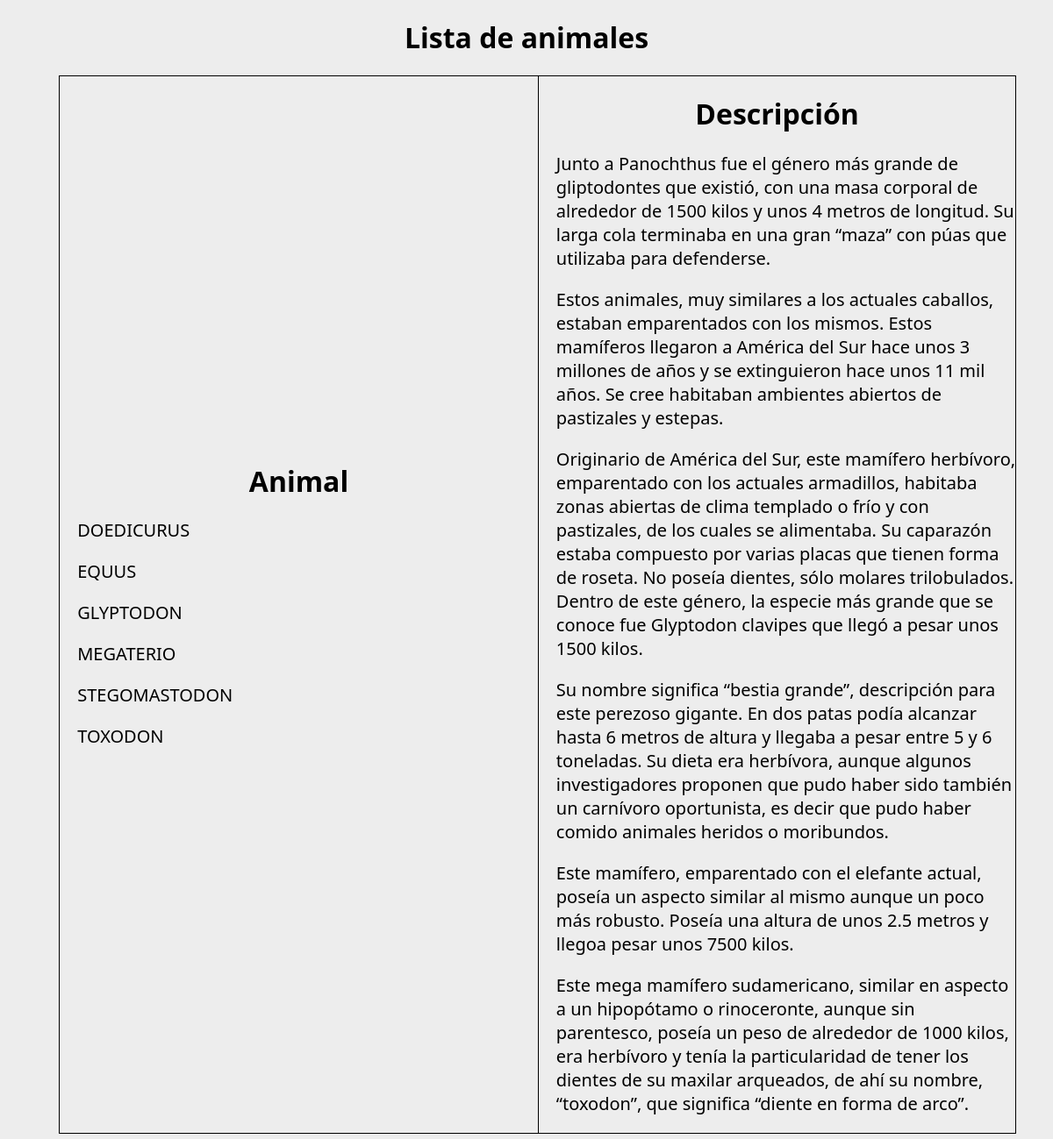
Page /vistas/listaDeAnimalesFalsa.php on the committed database.
### tables this page shows
CREATE TABLE `animales` (
  `animal_id` int(11) NOT NULL,
  `animal_nombre` text NOT NULL,
  `animal_desc` text NOT NULL,
  `animal_desc_ingles` text NOT NULL,
  `animal_imagen` varchar(500) NOT NULL
);

### vistas/listaDeAnimalesFalsa.php (the view, shortened to what this page needs)
<?php
    $con = conectar();
    $consulta=$con->query("SELECT * FROM animales;");
    $consulta=$consulta->fetchAll();
?>
<!DOCTYPE html>
<html lang="en">
<head>
    <link rel="stylesheet" href="./listaAnimalesStyle.css">
</head>
<body>
    <h1>Lista de animales</h1>
    <div class="contenedor-lista">
        <div class="seccion-animal">
            <h1>Animal</h1>
            <?php foreach ($consulta as $rows) {
            echo'<p>'.$rows['animal_nombre'].'</p>';}?>
        </div>
        <div class="seccion-descripcion">
            <h1>Descripción</h1>
            <?php foreach($consulta as $rows){
            echo'<p>'.$rows['animal_desc'].'</p>';}?>
        </div>
    </div>
</body>
</html>

### vistas/listaAnimalesStyle.css (style rules this page uses)
body { background-color: #ededed; font-family: 'Segoe UI', Tahoma, Geneva, Verdana, sans-serif; }
.contenedor-lista { display: grid; align-items: center; width: 92%; grid-template-columns: 1fr 1fr; margin-left: 5%; margin-right: 5%; position: relative; border: black 1px solid; }
h1 { text-align: center; }
p { font-size: 20px; }
.seccion-animal p { margin-left: 20px; }
.seccion-descripcion { border-left: black 1px solid; }
.seccion-descripcion p { margin-left: 20px; }

### rows in the picture
animales: animal_nombre "DOEDICURUS", animal_desc "Junto a Panochthus fue el género más grande de gliptodontes que existió, con una masa corporal de alrededor de 1500 kilos y unos 4 metros de longitud. Su larga cola terminaba en una gran “maza” con púas que utilizaba para defenderse."
animales: animal_nombre "EQUUS", animal_desc "Estos animales, muy similares a los actuales caballos, estaban emparentados con los mismos. Estos mamíferos llegaron a América del Sur hace unos 3 millones de años y se extinguieron hace unos 11 mil años. Se cree habitaban ambientes abiertos de pastizales y estepas."
animales: animal_nombre "GLYPTODON", animal_desc "Originario de América del Sur, este mamífero herbívoro, emparentado con los actuales armadillos, habitaba zonas abiertas de clima templado o frío y con pastizales, de los cuales se alimentaba. Su caparazón estaba compuesto por varias placas que tienen forma de roseta. No poseía dientes, sólo molares trilobulados. Dentro de este género, la especie más grande que se conoce fue Glyptodon clavipes que llegó a pesar unos 1500 kilos."
animales: animal_nombre "MEGATERIO", animal_desc "Su nombre significa “bestia grande”, descripción para este perezoso gigante. En dos patas podía alcanzar hasta 6 metros de altura y llegaba a pesar entre 5 y 6 toneladas. Su dieta era herbívora, aunque algunos investigadores proponen que pudo haber sido también un carnívoro oportunista, es decir que pudo haber comido animales heridos o moribundos."
animales: animal_nombre "STEGOMASTODON", animal_desc "Este mamífero, emparentado con el elefante actual, poseía un aspecto similar al mismo aunque un poco más robusto. Poseía una altura de unos 2.5 metros y llegoa pesar unos 7500 kilos."
animales: animal_nombre "TOXODON", animal_desc "Este mega mamífero sudamericano, similar en aspecto a un hipopótamo o rinoceronte, aunque sin parentesco, poseía un peso de alrededor de 1000 kilos, era herbívoro y tenía la particularidad de tener los dientes de su maxilar arqueados, de ahí su nombre, “toxodon”, que significa “diente en forma de arco”."
